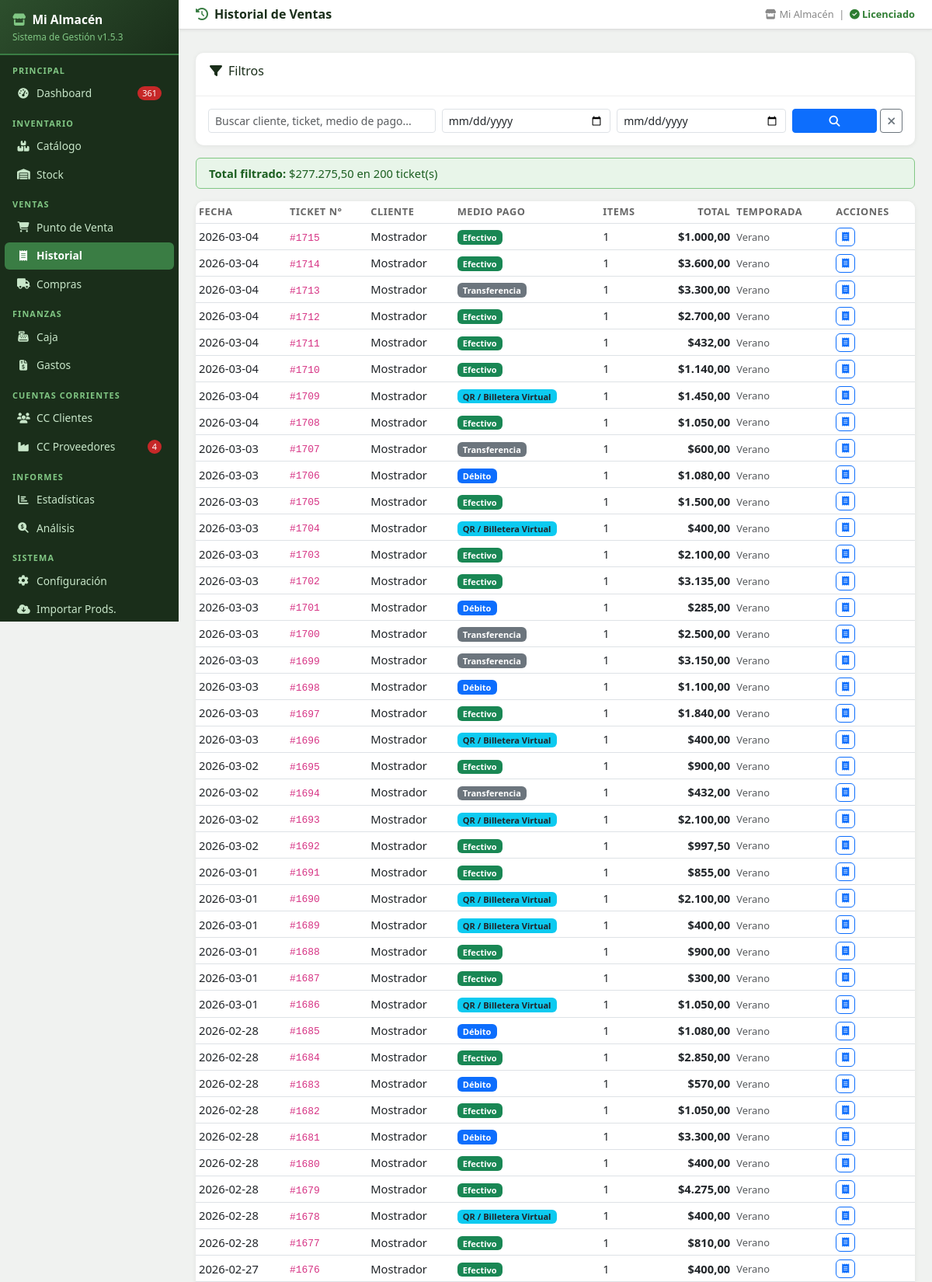
/historial (signed in, upper part), run on the app's committed database.
### tables this page shows
CREATE TABLE config (
            clave TEXT PRIMARY KEY,
            valor TEXT
        );

CREATE TABLE ventas (
            id INTEGER PRIMARY KEY AUTOINCREMENT,
            numero_ticket INTEGER,
            fecha TEXT,
            hora TEXT,
            cliente_id INTEGER DEFAULT 0,
            cliente_nombre TEXT DEFAULT 'Mostrador',
            medio_pago TEXT DEFAULT 'Efectivo',
            subtotal REAL DEFAULT 0,
            descuento_adicional REAL DEFAULT 0,
            total REAL DEFAULT 0,
            vendedor TEXT DEFAULT '',
            temporada TEXT DEFAULT ''
        );

### app.py (the view)
@app.route('/historial')
@login_required
def historial():
    search = request.args.get('q', '')
    fecha_desde = request.args.get('desde', '')
    fecha_hasta = request.args.get('hasta', '')
    ventas = db.get_ventas(search=search, fecha_desde=fecha_desde, fecha_hasta=fecha_hasta)
    total_filtro = sum(v['total'] for v in ventas)
    return render_template('historial.html', ventas=ventas, search=search,
                           fecha_desde=fecha_desde, fecha_hasta=fecha_hasta,
                           total_filtro=total_filtro)

### app.py (called while the page is built)
def login_required(f):
    @wraps(f)
    def decorated(*args, **kwargs):
        if 'user' not in session:
            flash('⚠ Debés iniciar sesión para acceder.', 'warning')
            return redirect(url_for('login', next=request.path))
        return f(*args, **kwargs)
    return decorated

@app.before_request
def before():
    global _scheduler_started
    db.init_db()
    if not _scheduler_started:
        _scheduler_started = True
        iniciar_backup_scheduler()
    public = {'/login', '/static'}
    if any(request.path.startswith(p) for p in public):
        return
    if 'user' in session:
        try:
            inv_at = db.get_config().get('sessions_invalidated_at', '')
            login_at = session.get('login_date', '')
            if inv_at and login_at and login_at < inv_at:
                session.clear()
        except Exception:
            pass
    if 'user' not in session and request.endpoint not in ('login', 'apagar_rapido', 'static', None):
        return redirect(url_for('login', next=request.path))

def fmt_ars(v):
    try:
        return f"${float(v):,.2f}".replace(',','X').replace('.',',').replace('X','.')
    except:
        return "$0,00"

### database.py (called while the page is built, shortened)
def get_conn():
    conn = sqlite3.connect(DB_PATH)
    conn.row_factory = sqlite3.Row
    conn.execute("PRAGMA foreign_keys = ON")
    return conn

def q(sql, params=(), fetchall=True, fetchone=False, commit=False):
    conn = get_conn()
    try:
        c = conn.cursor()
        c.execute(sql, params)
        if commit:
            conn.commit()
            return c.lastrowid
        if fetchone:
            return c.fetchone()
        if fetchall:
            return c.fetchall()
    finally:
        conn.close()

def init_db():
    global _db_initialized
    if _db_initialized:
        return

def get_config():
    rows = q("SELECT clave, valor FROM config")
    return {r['clave']: r['valor'] for r in rows}

def get_demo_status() -> dict:
    cfg = get_config()
    demo = cfg.get('demo_mode', '1') == '1'
    if not demo:
        return {'demo': False, 'dias_restantes': 0, 'vencido': False,
                'aviso_proximo': False, 'install_date': '', 'dias_usados': 0}

### templates/historial.html (shortened to what this page needs)
{% extends 'base.html' %}
{% block page_title %}<i class="fas fa-history me-2" style="color:#3a7d44"></i>Historial de Ventas{% endblock %}
{% block content %}
<div class="table-card mb-3">
  <div class="tc-header">
    <h6><i class="fas fa-filter me-2"></i>Filtros</h6>
  </div>
  <div class="p-3">
    <form class="row g-2" method="get">
      <div class="col-md-4">
        <input type="text" name="q" value="{{ search }}" class="form-control form-control-sm" placeholder="Buscar cliente, ticket, medio de pago...">
      </div>
      <div class="col-md-3">
        <input type="date" name="desde" value="{{ fecha_desde }}" class="form-control form-control-sm">
      </div>
      <div class="col-md-3">
        <input type="date" name="hasta" value="{{ fecha_hasta }}" class="form-control form-control-sm">
      </div>
      <div class="col-md-2 d-flex gap-1">
        <button class="btn btn-sm btn-primary flex-grow-1"><i class="fas fa-search"></i></button>
        <a href="/historial" class="btn btn-sm btn-outline-secondary"><i class="fas fa-times"></i></a>
      </div>
    </form>
  </div>
</div>
{% if total_filtro > 0 %}
<div class="alert py-2 mb-3" style="background:#e8f5e9;border:1px solid #81c784;color:#1b5e20">
  <strong>Total filtrado:</strong> {{ fmt_ars(total_filtro) }} en {{ ventas|length }} ticket(s)
</div>
{% endif %}
<div class="table-card">
  <div class="table-responsive">
    <table class="table table-sm mb-0">
      <thead>
        <tr>
          <th>Fecha</th><th>Ticket N°</th><th>Cliente</th>
          <th>Medio Pago</th><th>Items</th>
          <th class="text-end">Total</th><th>Temporada</th><th>Acciones</th>
        </tr>
      </thead>
      <tbody>
      {% for v in ventas %}
        <tr>
          <td>{{ v.fecha }}</td>
          <td><code>#{{ v.numero_ticket }}</code></td>
          <td>{{ v.cliente_nombre }}</td>
          <td>
            <span class="badge
              {% if v.medio_pago=='Efectivo' %}bg-success
              {% elif v.medio_pago=='Débito' %}bg-primary
              {% elif v.medio_pago=='Crédito' %}bg-warning text-dark
              {% elif 'QR' in v.medio_pago %}bg-info text-dark
              {% elif 'Cuenta' in v.medio_pago %}bg-danger
              {% else %}bg-secondary{% endif %}">
              {{ v.medio_pago }}
            </span>
          </td>
          <td>{{ v.items }}</td>
          <td class="text-end fw-bold">{{ fmt_ars(v.total) }}</td>
          <td><small class="text-muted">{{ v.temporada }}</small></td>
          <td>
            <a href="/historial/{{ v.id }}" class="btn btn-xs btn-outline-primary" style="font-size:.75rem;padding:2px 7px" target="_blank">
              <i class="fas fa-receipt"></i>
            </a>
          </td>
        </tr>
      {% else %}
        <tr><td colspan="8" class="empty-state"><i class="fas fa-receipt"></i><br>No hay ventas con esos filtros</td></tr>
      {% endfor %}
      </tbody>
    </table>
  </div>
</div>
{% endblock %}

### templates/base.html (shortened to what this page needs)
<!DOCTYPE html>
<html lang="es">
<head>
<link href="https://cdn.jsdelivr.net/npm/bootstrap@5.3.0/dist/css/bootstrap.min.css" rel="stylesheet">
<link href="https://cdnjs.cloudflare.com/ajax/libs/font-awesome/6.4.0/css/all.min.css" rel="stylesheet">
</head>
<body>
<div id="sidebar">
  <div class="logo">
    <h5><i class="fas fa-store me-2" style="color:#81c784"></i>{{ cfg_nombre or 'Mi Almacén' }}</h5>
    <small>Sistema de Gestión v{{ app_version }}</small>
  </div>
  <div class="nav-label">Principal</div>
  <a href="/" class="nav-link {% if request.path == '/' %}active{% endif %}">
    <i class="fas fa-tachometer-alt"></i> Dashboard
    {% if alertas_sidebar and (alertas_sidebar.sin_stock + alertas_sidebar.critico) > 0 %}
      <span class="badge-alert">{{ alertas_sidebar.sin_stock + alertas_sidebar.critico }}</span>
    {% endif %}
  </a>
  <div class="nav-label">Inventario</div>
  <a href="/productos" class="nav-link {% if '/productos' in request.path and '/importar' not in request.path %}active{% endif %}">
    <i class="fas fa-boxes"></i> Catálogo
  </a>
  <a href="/stock" class="nav-link {% if '/stock' in request.path %}active{% endif %}">
    <i class="fas fa-warehouse"></i> Stock
  </a>
  <div class="nav-label">Ventas</div>
  <a href="/punto_venta" class="nav-link {% if '/punto_venta' in request.path %}active{% endif %}">
    <i class="fas fa-shopping-cart"></i> Punto de Venta
  </a>
  <a href="/historial" class="nav-link {% if '/historial' in request.path %}active{% endif %}">
    <i class="fas fa-receipt"></i> Historial
  </a>
  <a href="/compras" class="nav-link {% if '/compras' in request.path %}active{% endif %}">
    <i class="fas fa-truck"></i> Compras
  </a>
  <div class="nav-label">Finanzas</div>
  <a href="/caja" class="nav-link {% if '/caja' in request.path %}active{% endif %}">
    <i class="fas fa-cash-register"></i> Caja
  </a>
  <a href="/gastos" class="nav-link {% if '/gastos' in request.path %}active{% endif %}">
    <i class="fas fa-file-invoice-dollar"></i> Gastos
  </a>
  <div class="nav-label">Cuentas Corrientes</div>
  <a href="/cc_clientes" class="nav-link {% if '/cc_clientes' in request.path %}active{% endif %}">
    <i class="fas fa-users"></i> CC Clientes
  </a>
  <a href="/cc_proveedores" class="nav-link {% if '/cc_proveedores' in request.path %}active{% endif %}">
    <i class="fas fa-industry"></i> CC Proveedores
    {% if alertas_sidebar and alertas_sidebar.facturas_por_vencer > 0 %}
      <span class="badge-alert">{{ alertas_sidebar.facturas_por_vencer }}</span>
    {% endif %}
  </a>
  <div class="nav-label">Informes</div>
  <a href="/estadisticas" class="nav-link {% if '/estadisticas' in request.path %}active{% endif %}">
    <i class="fas fa-chart-bar"></i> Estadísticas
  </a>
  <a href="/analisis" class="nav-link {% if '/analisis' in request.path %}active{% endif %}">
    <i class="fas fa-search-dollar"></i> Análisis
  </a>
  <div class="nav-label">Sistema</div>
  <a href="/config" class="nav-link {% if request.path == '/config' %}active{% endif %}">
    <i class="fas fa-cog"></i> Configuración
  </a>
  <a href="/productos/importar" class="nav-link {% if '/importar' in request.path %}active{% endif %}">
    <i class="fas fa-cloud-download-alt"></i> Importar Prods.
  </a>
</div>
<div id="main">
  <div class="topbar">
    <h4>{% block page_title %}Dashboard{% endblock %}</h4>
    <div class="tb-actions">
      <span class="meta">
        <i class="fas fa-store me-1"></i>{{ cfg_nombre or 'Mi Almacén' }}
        &nbsp;|&nbsp;
        {% if demo_status and demo_status.demo and not demo_status.vencido %}
          <span style="color:#e65100;font-weight:600;">DEMO {{ demo_status.dias_restantes }}d</span>
        {% elif demo_status and not demo_status.demo %}
          <span style="color:#2e7d32;font-weight:600;"><i class="fas fa-check-circle"></i> Licenciado</span>
        {% endif %}
      </span>
    </div>
  </div>
  <div class="px-3 pt-2">
  </div>
  <div class="content">
    {% block content %}{% endblock %}
  </div>
</div>
</body>
</html>

### data on the page
config: valor "Mi Almacén"
ventas: fecha "2026-03-04", numero_ticket "1715", cliente_nombre "Mostrador", medio_pago "Efectivo", items "1", total "$1.000,00", temporada "Verano"
ventas: fecha "2026-03-04", numero_ticket "1714", cliente_nombre "Mostrador", medio_pago "Efectivo", items "1", total "$3.600,00", temporada "Verano"
ventas: fecha "2026-03-04", numero_ticket "1713", cliente_nombre "Mostrador", medio_pago "Transferencia", items "1", total "$3.300,00", temporada "Verano"
ventas: fecha "2026-03-04", numero_ticket "1712", cliente_nombre "Mostrador", medio_pago "Efectivo", items "1", total "$2.700,00", temporada "Verano"
ventas: fecha "2026-03-04", numero_ticket "1711", cliente_nombre "Mostrador", medio_pago "Efectivo", items "1", total "$432,00", temporada "Verano"
ventas: fecha "2026-03-04", numero_ticket "1710", cliente_nombre "Mostrador", medio_pago "Efectivo", items "1", total "$1.140,00", temporada "Verano"
ventas: fecha "2026-03-04", numero_ticket "1709", cliente_nombre "Mostrador", medio_pago "QR / Billetera Virtual", items "1", total "$1.450,00", temporada "Verano"
ventas: fecha "2026-03-04", numero_ticket "1708", cliente_nombre "Mostrador", medio_pago "Efectivo", items "1", total "$1.050,00", temporada "Verano"
ventas: fecha "2026-03-03", numero_ticket "1707", cliente_nombre "Mostrador", medio_pago "Transferencia", items "1", total "$600,00", temporada "Verano"
ventas: fecha "2026-03-03", numero_ticket "1706", cliente_nombre "Mostrador", medio_pago "Débito", items "1", total "$1.080,00", temporada "Verano"
ventas: fecha "2026-03-03", numero_ticket "1705", cliente_nombre "Mostrador", medio_pago "Efectivo", items "1", total "$1.500,00", temporada "Verano"
ventas: fecha "2026-03-03", numero_ticket "1704", cliente_nombre "Mostrador", medio_pago "QR / Billetera Virtual", items "1", total "$400,00", temporada "Verano"
ventas: fecha "2026-03-03", numero_ticket "1703", cliente_nombre "Mostrador", medio_pago "Efectivo", items "1", total "$2.100,00", temporada "Verano"
ventas: fecha "2026-03-03", numero_ticket "1702", cliente_nombre "Mostrador", medio_pago "Efectivo", items "1", total "$3.135,00", temporada "Verano"
ventas: fecha "2026-03-03", numero_ticket "1701", cliente_nombre "Mostrador", medio_pago "Débito", items "1", total "$285,00", temporada "Verano"
ventas: fecha "2026-03-03", numero_ticket "1700", cliente_nombre "Mostrador", medio_pago "Transferencia", items "1", total "$2.500,00", temporada "Verano"
ventas: fecha "2026-03-03", numero_ticket "1699", cliente_nombre "Mostrador", medio_pago "Transferencia", items "1", total "$3.150,00", temporada "Verano"
ventas: fecha "2026-03-03", numero_ticket "1698", cliente_nombre "Mostrador", medio_pago "Débito", items "1", total "$1.100,00", temporada "Verano"
ventas: fecha "2026-03-03", numero_ticket "1697", cliente_nombre "Mostrador", medio_pago "Efectivo", items "1", total "$1.840,00", temporada "Verano"
ventas: fecha "2026-03-03", numero_ticket "1696", cliente_nombre "Mostrador", medio_pago "QR / Billetera Virtual", items "1", total "$400,00", temporada "Verano"
ventas: fecha "2026-03-02", numero_ticket "1695", cliente_nombre "Mostrador", medio_pago "Efectivo", items "1", total "$900,00", temporada "Verano"
ventas: fecha "2026-03-02", numero_ticket "1694", cliente_nombre "Mostrador", medio_pago "Transferencia", items "1", total "$432,00", temporada "Verano"
ventas: fecha "2026-03-02", numero_ticket "1693", cliente_nombre "Mostrador", medio_pago "QR / Billetera Virtual", items "1", total "$2.100,00", temporada "Verano"
ventas: fecha "2026-03-02", numero_ticket "1692", cliente_nombre "Mostrador", medio_pago "Efectivo", items "1", total "$997,50", temporada "Verano"
ventas: fecha "2026-03-01", numero_ticket "1691", cliente_nombre "Mostrador", medio_pago "Efectivo", items "1", total "$855,00", temporada "Verano"
ventas: fecha "2026-03-01", numero_ticket "1690", cliente_nombre "Mostrador", medio_pago "QR / Billetera Virtual", items "1", total "$2.100,00", temporada "Verano"
ventas: fecha "2026-03-01", numero_ticket "1689", cliente_nombre "Mostrador", medio_pago "QR / Billetera Virtual", items "1", total "$400,00", temporada "Verano"
ventas: fecha "2026-03-01", numero_ticket "1688", cliente_nombre "Mostrador", medio_pago "Efectivo", items "1", total "$900,00", temporada "Verano"
ventas: fecha "2026-03-01", numero_ticket "1687", cliente_nombre "Mostrador", medio_pago "Efectivo", items "1", total "$300,00", temporada "Verano"
ventas: fecha "2026-03-01", numero_ticket "1686", cliente_nombre "Mostrador", medio_pago "QR / Billetera Virtual", items "1", total "$1.050,00", temporada "Verano"
ventas: fecha "2026-02-28", numero_ticket "1685", cliente_nombre "Mostrador", medio_pago "Débito", items "1", total "$1.080,00", temporada "Verano"
ventas: fecha "2026-02-28", numero_ticket "1684", cliente_nombre "Mostrador", medio_pago "Efectivo", items "1", total "$2.850,00", temporada "Verano"
ventas: fecha "2026-02-28", numero_ticket "1683", cliente_nombre "Mostrador", medio_pago "Débito", items "1", total "$570,00", temporada "Verano"
ventas: fecha "2026-02-28", numero_ticket "1682", cliente_nombre "Mostrador", medio_pago "Efectivo", items "1", total "$1.050,00", temporada "Verano"
ventas: fecha "2026-02-28", numero_ticket "1681", cliente_nombre "Mostrador", medio_pago "Débito", items "1", total "$3.300,00", temporada "Verano"
ventas: fecha "2026-02-28", numero_ticket "1680", cliente_nombre "Mostrador", medio_pago "Efectivo", items "1", total "$400,00", temporada "Verano"
ventas: fecha "2026-02-28", numero_ticket "1679", cliente_nombre "Mostrador", medio_pago "Efectivo", items "1", total "$4.275,00", temporada "Verano"
ventas: fecha "2026-02-28", numero_ticket "1678", cliente_nombre "Mostrador", medio_pago "QR / Billetera Virtual", items "1", total "$400,00", temporada "Verano"
ventas: fecha "2026-02-28", numero_ticket "1677", cliente_nombre "Mostrador", medio_pago "Efectivo", items "1", total "$810,00", temporada "Verano"
ventas: fecha "2026-02-27", numero_ticket "1676", cliente_nombre "Mostrador", medio_pago "Efectivo", items "1", total "$400,00", temporada "Verano"

### other printed values
{{ app_version }} "1.5.3"
{{ alertas_sidebar.sin_stock + alertas_sidebar.critico }} "361"
{{ alertas_sidebar.facturas_por_vencer }} "4"
{{ fmt_ars(total_filtro) }} "$277.275,50"
{{ ventas|length }} "200"
